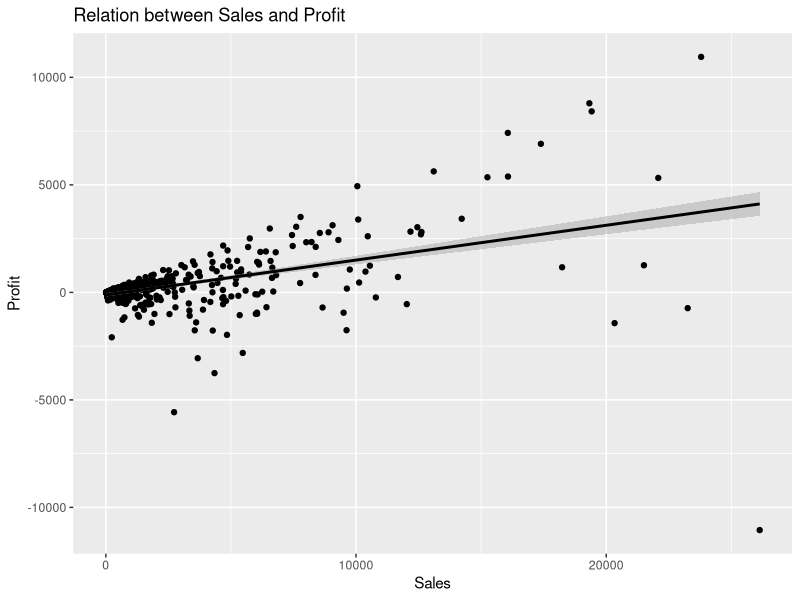

R code for this plot:
#2.Perform data preprocessing for the sales data.

sales<-read.csv("SalesData.csv")
head(sales)
#View(sales)
summary(sales)
str(sales)

calculate_mode<-function(x){
  x<-x[x!="Not Specified"]
  if(length(x)==0){
    return(NA)
  }
  else{
    ux<-unique(x)
    ux[which.max(tabulate(match(ux,x)))]
  }
}

calculate_NA<-function(x){
  x<-na.omit(x)
  if(length(x)==0){
    return(NA)
  }
  else{
    ux<-unique(x)
    ux[which.max(tabulate(match(ux,x)))]
  }
}

mode_op<-calculate_mode(sales$Order.Priority)
sales$Order.Priority[sales$Order.Priority=="Not Specified"]<-mode_op
sales$Order.Priority[is.na(sales$Order.Priority)]<-mode_op
#View(sales)
summary(sales)

library(ggplot2)

ggplot(sales,aes(x=Sales,y=Profit))+geom_point()+
            geom_smooth(method = "lm",se=TRUE,color="black")+
            ggtitle("Relation between Sales and Profit")

shapiro.test(sales$Sales)
shapiro.test(sales$Profit)

cor(sales$Sales,sales$Profit,use = "complete.obs")
cortest<-cor.test(sales$Sales,sales$Profit,method = "pearson")
cortest
